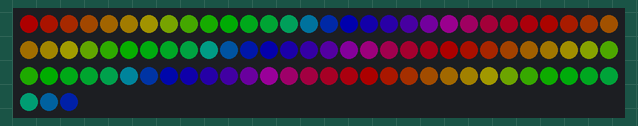
Recording of a sketch running on a simulated Arduino Uno, built with avr-gcc and run on an emulated ATmega328P. On the bench: 93 RGB LEDs in strip order, left to right, continuing on the next row. Dim RGB values are drawn brighter than linear.

Above: at 0.15 s.
At 4.98 s:
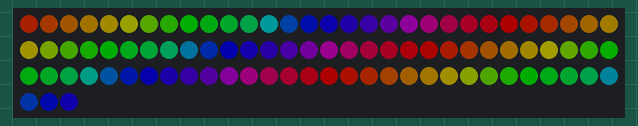
At 9.81 s:
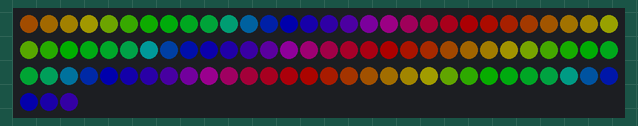
At 19.76 s:
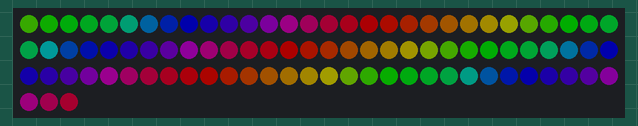
At 29.72 s:
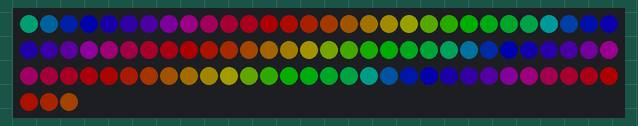
At 39.68 s:
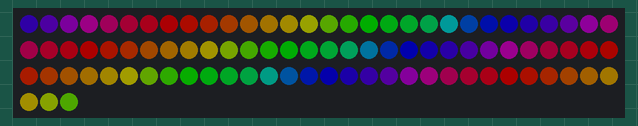

The sketch:

hsvRainbow.ino
```cpp
#include <FastLED.h>

#define NUM_LEDS  93
#define LED_PIN   13

CRGB leds[NUM_LEDS];

uint8_t hue = 0;

void setup() {
  FastLED.addLeds<WS2812B, LED_PIN, GRB>(leds, NUM_LEDS);
  FastLED.setBrightness(50);
}

void loop() {

  for (int i = 0; i < NUM_LEDS; i++) {
    //leds[i] = CHSV(hue, 255, 255);
    leds[i] = CHSV(hue + (i * 10), 255, 255);
  }

  EVERY_N_MILLISECONDS(15){
    hue++;
  }

  FastLED.show();
}
```
